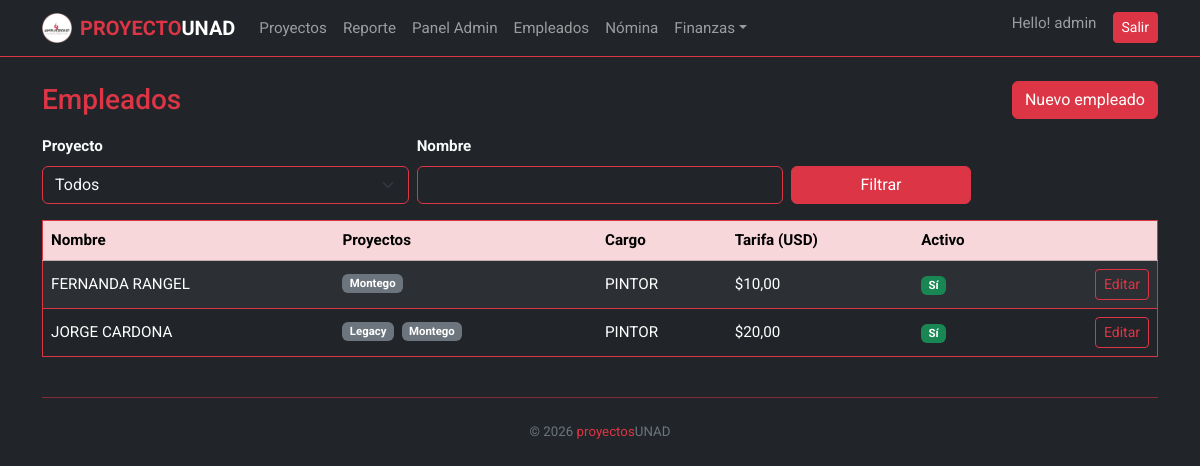
Screenshot of /employees/ (signed in) with the database file from the repository.
### attendance/models.py (models this page shows, shortened)
class Employee(models.Model):
    full_name = models.CharField("Nombre completo", max_length=150)
    position = models.CharField("Cargo", max_length=100, blank=True)
    hourly_rate = models.DecimalField(
        "Tarifa por hora (USD)",
        max_digits=7, decimal_places=2,
        default=Decimal("0.00"),
        validators=[MinValueValidator(Decimal("0.00"))]
    )
    active = models.BooleanField(default=True)
    class Meta:
        ordering = ["full_name"]

class Project(models.Model):
    name = models.CharField("Proyecto", max_length=120, unique=True)
    slug = models.SlugField(max_length=140, unique=True, blank=True)
    supervisors = models.ManyToManyField(User, related_name="supervised_projects", blank=True)
    employees = models.ManyToManyField("Employee", related_name="projects", blank=True)
    contract_value = models.DecimalField(
        "Valor del contrato (USD)",
        max_digits=12, decimal_places=2,
        default=Decimal("0.00"),
        validators=[MinValueValidator(Decimal("0.00"))],
    )
    qr_secret = models.CharField(max_length=64, default=secrets.token_urlsafe, editable=False)
    class Meta:
        ordering = ["name"]

### attendance/views.py (the view)
# urls.py: path("employees/", views.employee_list, name="employee_list"),
@login_required
def employee_list(request):
    if request.user.is_superuser:
        projects_qs = Project.objects.all().order_by("name")
        employees = Employee.objects.all()
    else:
        projects_qs = request.user.supervised_projects.all().order_by("name")
        employees = Employee.objects.filter(projects__in=projects_qs).distinct()
    q_proj = (request.GET.get("project") or "").strip()   # slug
    q_name = (request.GET.get("name") or "").strip()
    if q_proj:
        employees = employees.filter(projects__slug=q_proj)
    if q_name:
        employees = employees.filter(full_name__icontains=q_name)
    employees = employees.order_by("full_name").prefetch_related("projects")
    context = {
        "employees": employees,
        "projects": projects_qs,
        "q_proj": q_proj,
        "q_name": q_name,
    }
    return render(request, "attendance/employee_list.html", context)

### attendance/templates/attendance/employee_list.html (shortened to what this page needs)
{% extends "attendance/base.html" %}
{% load tz %}
{% block content %}
{% localtime on %}
<div class="d-flex justify-content-between align-items-center mb-3">
  <h3 class="text-danger mb-0">Empleados</h3>
  <a href="{% url 'employee_new' %}" class="btn btn-danger">Nuevo empleado</a>
</div>
<form method="get" class="row g-2 mb-3">
  <div class="col-md-4">
    <label class="form-label fw-bold">Proyecto</label>
    <select name="project" class="form-select bg-dark text-light border-danger">
      <option value="">Todos</option>
    </select>
  </div>
  <div class="col-md-4">
    <label class="form-label fw-bold">Nombre</label>
    <input type="text"
           name="name"
           value="{{ q_name }}"
           class="form-control bg-dark text-light border-danger"
           placeholder="Buscar por nombre">
  </div>
  <div class="col-md-2 d-flex align-items-end">
    <button class="btn btn-danger w-100">Filtrar</button>
  </div>
</form>
<div class="table-responsive">
  <table class="table table-dark table-striped align-middle border border-danger">
    <thead class="table-danger text-dark">
      <tr>
        <th>Nombre</th>
        <th>Proyectos</th>
        <th>Cargo</th>
        <th>Tarifa (USD)</th>
        <th>Activo</th>
        <th class="text-end"></th>
      </tr>
    </thead>
    <tbody>
      {% for e in employees %}
      <tr>
        <td>{{ e.full_name }}</td>
        <td style="max-width: 320px;">
          {% for pr in e.projects.all %}
            <span class="badge text-bg-secondary me-1 mb-1">{{ pr.name }}</span>
          {% empty %}
            <span class="text-muted">—</span>
          {% endfor %}
        </td>
        <td>{{ e.position|default:"—" }}</td>
        <td>${{ e.hourly_rate|default:"0.00" }}</td>
        <td>
          {% if e.active %}
            <span class="badge text-bg-success">Sí</span>
          {% else %}
            <span class="badge text-bg-secondary">No</span>
          {% endif %}
        </td>
        <td class="text-end">
          <a class="btn btn-sm btn-outline-danger" href="{% url 'employee_edit' e.pk %}">Editar</a>
        </td>
      </tr>
      {% empty %}
      <tr>
        <td colspan="6" class="text-center text-muted">Sin empleados</td>
      </tr>
      {% endfor %}
    </tbody>
  </table>
</div>
{% endlocaltime %}
{% endblock %}

### attendance/templates/attendance/base.html (shortened to what this page needs)
<!doctype html>
<html lang="es">
<head>
  {% load static %}
  <link href="https://cdn.jsdelivr.net/npm/bootstrap@5.3.3/dist/css/bootstrap.min.css" rel="stylesheet">
</head>
<body class="bg-dark text-light">
{% if not kiosk %}
<nav class="navbar navbar-expand-lg navbar-dark bg-dark border-bottom border-danger mb-4">
  <div class="container">
    <a class="navbar-brand fw-bold d-flex align-items-center" href="{% url 'dashboard' %}">
      <img src="{% static 'img/LOGO_PERFIL_AMBU_GROUP.png' %}" alt="AmbuGroup" class="logo-rotating">
      <span><span class="text-danger">PROYECTO</span>UNAD</span>
    </a>
    <div class="collapse navbar-collapse" id="mainNav">
      <ul class="navbar-nav me-auto mb-2 mb-lg-0">
        <li class="nav-item"><a class="nav-link" href="{% url 'dashboard' %}">Proyectos</a></li>
        <li class="nav-item"><a class="nav-link" href="{% url 'report' %}">Reporte</a></li>
        {% if request.user.is_authenticated and request.user.is_superuser %}
          <li class="nav-item"><a class="nav-link" href="{% url 'backoffice' %}">Panel Admin</a></li>
          <li class="nav-item"><a class="nav-link" href="{% url 'employee_list' %}">Empleados</a></li>
          <li class="nav-item"><a class="nav-link" href="{% url 'payroll_list' %}">Nómina</a></li>
          <li class="nav-item dropdown">
            <a class="nav-link dropdown-toggle" href="#" data-bs-toggle="dropdown" role="button">Finanzas</a>
          </li>
        {% endif %}
      </ul>
      <ul class="navbar-nav ms-auto">
        {% if request.user.is_authenticated %}
          <li class="nav-item">
            <span class="navbar-text me-3">Hello! {{ request.user.get_username }}</span>
          </li>
          <li class="nav-item">
            <form method="post" action="{% url 'logout' %}" class="d-inline">
              <button type="submit" class="btn btn-sm btn-danger">Salir</button>
            </form>
          </li>
        {% else %}
          <li class="nav-item">
            <a class="btn btn-sm btn-danger" href="{% url 'login' %}">Ingresar</a>
          </li>
        {% endif %}
      </ul>
    </div>
  </div>
</nav>
{% endif %}
<div class="container">
  {% block content %}{% endblock %}
  {% if not kiosk %}
    <hr class="border-danger opacity-50 my-4">
    <footer class="pb-3 text-center text-secondary small">
      © {{ now|default:2026}} <span class="text-danger">proyectos</span>UNAD
    </footer>
  {% endif %}
</div>
</body>
</html>

### attendance/templates/attendance/base.html (style rules this page uses)
:root { --bs-body-font-family: 'Roboto', sans-serif; --bs-body-font-size: 0.95rem; --bs-body-font-weight: 400; --bs-body-line-height: 1.5; }
body { font-family: var(--bs-body-font-family) !important; font-size: var(--bs-body-font-size) !important; font-weight: var(--bs-body-font-weight) !important; line-height: var(--bs-body-line-height) !important; }
h1, h2, h3, h4, h5, h6 { font-weight: 500; }
.logo-rotating { width: 30px; height: 30px; margin-right: 8px; animation: spin 5s linear infinite; transform-style: preserve-3d; }

### rows the page displays
Employee: full_name "FERNANDA RANGEL", position "PINTOR", hourly_rate "10,00", active "Sí"
Project: name "Montego"
Employee: full_name "JORGE CARDONA", position "PINTOR", hourly_rate "20,00", active "Sí"
Project: name "Legacy"

### other values shown
{{ request.user.get_username }} "admin"
{{ now|default:2026 }} "2026"
